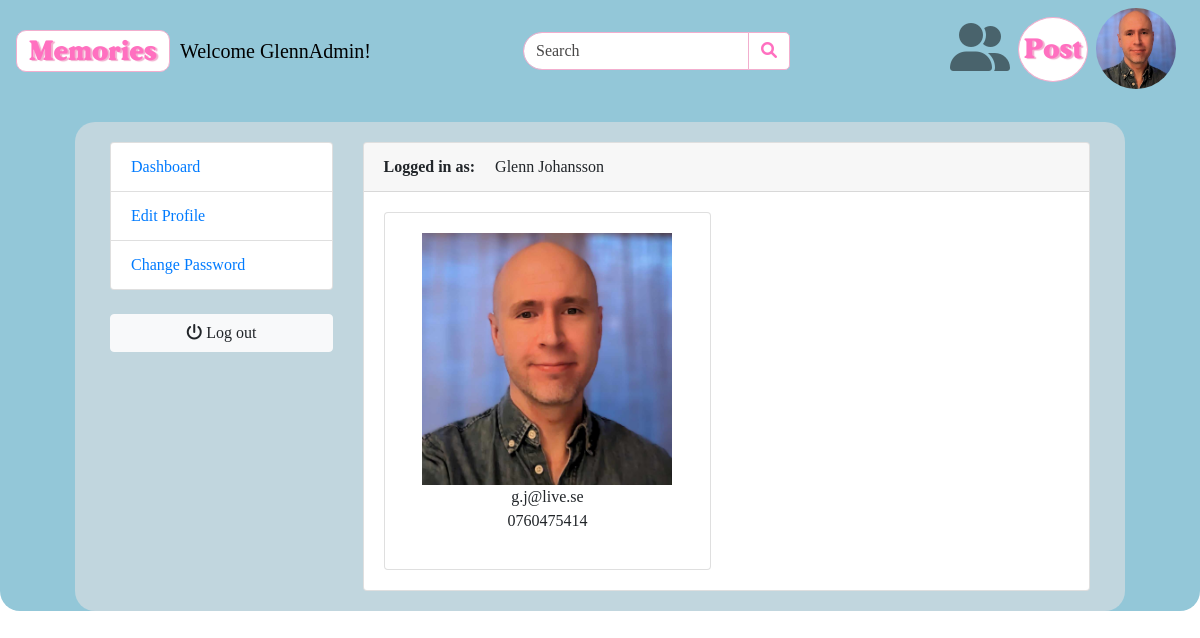
The app's page /profiles/dashboard/ (signed in) with its own data.
### profiles/models.py (models this page shows, shortened)
class Profile(AbstractBaseUser):
      username = models.CharField(max_length=50, unique=True)
      first_name = models.CharField(max_length=50)
      last_name = models.CharField(max_length=50)
      email = models.EmailField(max_length=100, unique=True)
      phone_number = models.CharField(max_length=50)
      profile_picture = models.ImageField(blank=True, upload_to='profile/')
      date_joined = models.DateTimeField(auto_now_add=True)
      last_login = models.DateTimeField(auto_now_add=True)
      is_admin = models.BooleanField(default=False)
      is_staff = models.BooleanField(default=True)
      is_active = models.BooleanField(default=True)
      is_inactive = models.BooleanField(default=False)
      is_published = models.BooleanField(default=True)
      USERNAME_FIELD = 'email'
      REQUIRED_FIELDS = ['username', 'first_name', 'last_name']
      objects = ProfileManager()
      def full_name(self):
            return f'{self.first_name} {self.last_name}'

### profiles/views.py (the view)
# urls.py: path('dashboard/', views.dashboard, name='dashboard'),
@login_required(login_url='login')
def dashboard(request):
    profile = request.user  # Directly use the logged-in user
    context = {
        'profile': profile,
    }
    return render(request, 'profiles/dashboard.html', context)

### profiles/context_processors.py (called while the page is built)
def profile_picture(request):
    profile_picture_url = None
    if request.user.is_authenticated:
        try:
            profile_picture_url = request.user.profile_picture.url if request.user.profile_picture else None
        except Profile.DoesNotExist:
            pass
    return {'profile_picture_url': profile_picture_url}

### templates/profiles/dashboard.html (shortened to what this page needs)
{% extends 'base.html' %}
{% load static %}
{% block content %}
<section class="section-conten padding-y bg">
    <div class="background-blue">
        <div class="background-lightblue">
            <div class="container">
                <div class="row">
                    {% include 'includes/dashboard_sidebar.html' %}
                    <main class="col-md-9">
                        <article class="card">
                            <header class="card-header">
                                <strong class="d-inline-block mr-3">Logged in as:</strong>
                                <span>{{ user.full_name }}</span>
                            </header>
                            <div class="card-body">
                                <div class="row">
                                    <div class="col-md-6">
                                        <div class="card" style="text-align:center;">
                                            <div class="card-body">
                                                <img src="{{ profile_picture_url }}" alt="Profile" width="250">
                                                <p class="mb-0">{{ user.email }}</p>
                                                <p>{{ user.phone_number }}</p>
                                            </div>
                                        </div>
                                    </div>
                                </div>
                            </div>
                        </article>
                    </main>
                </div>
            </div>
        </div>
</div>
</section>
{% endblock %}

### templates/includes/navbar.html (shortened to what this page needs)
{% load static %}
<link href="{% static 'css/navbar.css' %}" rel="stylesheet" type="text/css"/>
<header>
  <nav class="navbar navbar-expand-lg navbar-light bg-light">
    <a class="btn btn-primary brand-btn" type="button" href="{% url 'home' %}"><h3>Memories</h3></a>
    <div class="navbar-text">
      {% if user.is_authenticated %}
        <small class="welcome-message">Welcome {{ user.username }}!</small>
      {% else %}
        <small class="welcome-message">Welcome Guest!</small>
      {% endif %}
    </div>
    <div class="collapse navbar-collapse" id="navbarSupportedContent">
        <div class="mx auto">
          <form action="#" class="search" method="GET">
            <div class="input-group">
              <input type="text" class="form-control search-input" placeholder="Search" name="keyword">
              <div class="input-group-append">
                <button class="btn btn-primary search-btn" type="submit">
                  <i class="fa fa-search"></i>
                </button>
              </div>
            </div>
          </form>
        </div>
      <ul class="navbar-nav ml-auto">
        <li class="nav-item dropdown">
          <a class="nav-link friends-button" href="#" id="friendsDropdown" role="button" data-toggle="dropdown" aria-haspopup="true" aria-expanded="false"><i class="fas fa-user-friends fa-3x"></i></a>
        </li>
        {% if user.is_authenticated %}
          <a class="btn btn-primary post-btn" type="button" href="{% url 'create_post' %}"><h3>Post</h3></a>
        {% endif %}
        <li class="nav-item dropdown">
          <a class="nav-link profile-button" href="#" id="profileDropdown" role="button" data-toggle="dropdown" aria-haspopup="true" aria-expanded="false">
              <img src="{{ profile_picture_url }}" alt="Profile" class="profile-picture">
          </a>
        </li>
      </ul>
    </div>
  </nav>
</header>

### static/css/base.css (style rules this page uses)
h1,h2,h3,h4,h5,h6 { font-family: 'SalisburyBold-PVZXr'!important; }
body { font-family: 'RaftworkDemoRegular-9MoB5'; }
html { max-width: 1200px; margin: 0 auto; }
.background-blue { margin: 0 auto; padding-top: 20px; border-bottom-left-radius: 20px; border-bottom-right-radius: 20px; background-color: #93C7D8; }
.background-lightblue { max-width: 1050px; margin: 0 auto; padding: 20px; border-radius: 20px; background-color: #C1D6DE; }
h3 { margin-bottom: -5px; }

### static/css/navbar.css (style rules this page uses)
.navbar { background-color:#93c7d8!important; }
.search-input { border-radius: 20px; color: #484747; background-color: #FFF; border: 1px solid #F2AECE; }
.search-input::placeholder { color: #484747; }
@media (min-width: 992px) { .search { max-width: 200%; } }
@media (min-width: 768px) { .search { max-width: 100%; } }
.brand-btn { border-radius: 10px; margin-right: 10px; color: #FF70C0; background-color: #FFF; border-color: #F2AECE; text-shadow: 2px 1px 1px #F2AECE; }
.search-btn .fa-search { color: #FF70C0; }
.search-btn { border-radius: 5px; background-color: #FFF; border: 1px solid #F2AECE; }
.post-btn { display: flex; justify-content: center; align-items: center; margin-top: 9px; width: 70px; height: 65px; border-radius: 50%; color: #FF70C0; background-color: #FFF; border-color: #F2AECE; text-shadow: 2px 1px 1px #F2AECE; }
.profile-button { margin-bottom: -2px; display: inline-block; padding: 0px; background: none; cursor: pointer; }
.profile-picture { width: 80px; height: auto; border-radius: 50%; display: block; transition: box-shadow 0.1s, border 0.1s; }
.friends-button { margin-top: 7px; }
.welcome-message { font-size:20px; color:#000000; }

### records on screen
Profile: username "GlennAdmin", full_name "Glenn Johansson", email "g.j@live.se", phone_number "0760475414"
